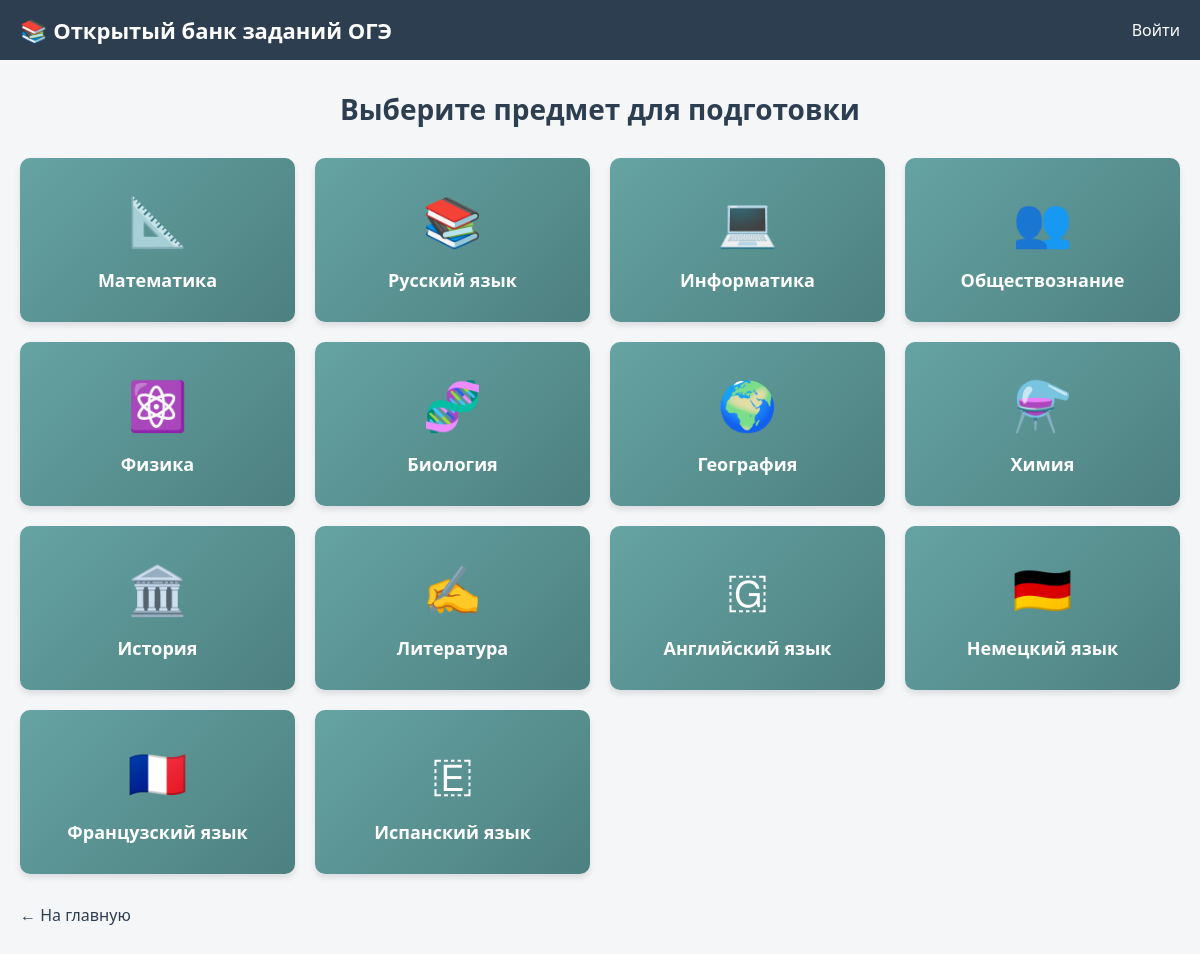
Page /subjects on the committed database.
### tables this page shows
CREATE TABLE subjects (
            id INTEGER PRIMARY KEY,
            name TEXT UNIQUE NOT NULL
        );

### main.py (the view)
@app.route('/subjects')
def subjects_page():
    subjects = get_db().execute('SELECT * FROM subjects ORDER BY id').fetchall()
    return render_template('subjects.html', subjects=subjects, username=session.get('username'))

### main.py (called while the page is built)
def get_db():
    conn = sqlite3.connect(DB_PATH)
    conn.row_factory = sqlite3.Row
    conn.execute("PRAGMA foreign_keys = ON;")
    return conn

### templates/subjects.html (shortened to what this page needs)
<!DOCTYPE html>
<html lang="ru">
<head>
</head>
<body>
    <header>
        <div class="title">📚 Открытый банк заданий ОГЭ</div>
        {% if username %}
        <div class="user-info">
            <span>👤 {{ username }}</span>
            <a href="/logout" class="logout-link">Выйти</a>
        </div>
        {% else %}
        <a href="/" class="logout-link">Войти</a>
        {% endif %}
    </header>
    <div class="container">
        <h1>Выберите предмет для подготовки</h1>
        <div class="subjects-grid">
            {% for subject in subjects %}
            <a href="/topics/{{ subject.id }}" class="subject-card">
                <div class="subject-icon">
                    {% if subject.id == 1 %}📐
                    {% elif subject.id == 2 %}📚
                    {% elif subject.id == 3 %}💻
                    {% elif subject.id == 4 %}👥
                    {% elif subject.id == 5 %}⚛️
                    {% elif subject.id == 6 %}🧬
                    {% elif subject.id == 7 %}🌍
                    {% elif subject.id == 8 %}⚗️
                    {% elif subject.id == 9 %}🏛️
                    {% elif subject.id == 10 %}✍️
                    {% elif subject.id == 11 %}🇬
                    {% elif subject.id == 12 %}🇩🇪
                    {% elif subject.id == 13 %}🇫🇷
                    {% elif subject.id == 14 %}🇪
                    {% endif %}
                </div>
                <div class="subject-name">{{ subject.name }}</div>
            </a>
            {% endfor %}
        </div>
        <a href="/" class="back-link">← На главную</a>
    </div>
</body>
</html>

### templates/subjects.html (style rules this page uses)
* { box-sizing: border-box; margin: 0; padding: 0; }
body { font-family: 'Segoe UI', Arial, sans-serif; background: #f4f6f8; }
header { background: #2c3e50; color: white; padding: 15px 20px; display: flex; justify-content: space-between; align-items: center; }
.title { font-size: 22px; font-weight: 600; }
.logout-link { color: white; text-decoration: none; }
.container { max-width: 1200px; margin: 0 auto; padding: 30px 20px; }
h1 { color: #2c3e50; margin-bottom: 30px; text-align: center; font-size: 28px; }
.subjects-grid { display: grid; grid-template-columns: repeat(auto-fill, minmax(260px, 1fr)); gap: 20px; margin-top: 20px; }
.subject-card { background: linear-gradient(135deg, #66a3a3 0%, #4d8080 100%); color: white; padding: 30px 20px; border-radius: 10px; cursor: pointer; transition: all 0.3s; text-decoration: none; display: flex; flex-direction: column; align-items: center; justify-content: center; min-height: 150px; box-shadow: 0 4px 6px rgba(0,0,0,0.1); }
.subject-icon { font-size: 48px; margin-bottom: 15px; }
.subject-name { font-size: 18px; font-weight: 600; text-align: center; }
.back-link { display: inline-block; margin-top: 30px; color: #2c3e50; text-decoration: none; font-weight: 500; }

### rows in the picture
subjects: name "Математика"
subjects: name "Русский язык"
subjects: name "Информатика"
subjects: name "Обществознание"
subjects: name "Физика"
subjects: name "Биология"
subjects: name "География"
subjects: name "Химия"
subjects: name "История"
subjects: name "Литература"
subjects: name "Английский язык"
subjects: name "Немецкий язык"
subjects: name "Французский язык"
subjects: name "Испанский язык"
